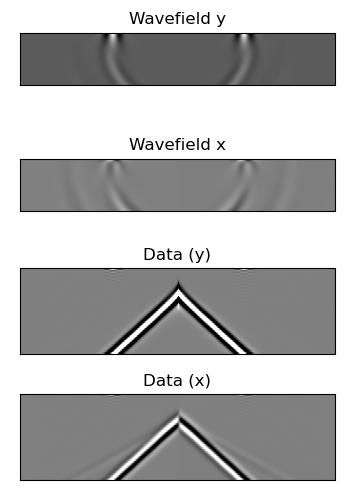

Python code for this plot:
import matplotlib.pyplot as plt
import torch

import deepwave

ny = 100
nx = 300
vp = 1500 * torch.ones(ny, nx)
vs = 1000 * torch.ones(ny, nx)
rho = 2200 * torch.ones(ny, nx)

x_r_y = torch.zeros(1, nx - 1, 2, dtype=torch.long)
x_r_y[0, :, 1] = torch.arange(nx - 1)
x_r_x = torch.zeros(1, nx, 2, dtype=torch.long)
x_r_x[0, :, 1] = torch.arange(nx)
x_r_x[0, :, 0] = 1

out = deepwave.elastic(
    *deepwave.common.vpvsrho_to_lambmubuoyancy(vp, vs, rho),
    grid_spacing=2,
    dt=0.004,
    source_amplitudes_y=(
        deepwave.wavelets.ricker(25, 50, 0.004, 0.06).reshape(1, 1, -1)
    ),
    source_locations_y=torch.tensor([[[0, nx // 2]]]),
    receiver_locations_y=x_r_y,
    receiver_locations_x=x_r_x,
    pml_width=[0, 20, 20, 20],
)

_, ax = plt.subplots(4, figsize=(3.5, 5), sharey=True, sharex=True)
ax[0].imshow(out[0][0, :-20, 20:-20], cmap="gray")
ax[0].set_title("Wavefield y")
ax[0].set_xticks([])
ax[0].set_yticks([])
ax[1].imshow(out[1][0, :-20, 20:-20], cmap="gray")
ax[1].set_title("Wavefield x")
ax[1].set_xticks([])
ax[1].set_yticks([])
ax[2].imshow(out[-2][0].T, cmap="gray", aspect="auto", vmin=-1e-8, vmax=1e-8)
ax[2].set_title("Data (y)")
ax[2].set_xticks([])
ax[2].set_yticks([])
ax[3].imshow(out[-1][0].T, cmap="gray", aspect="auto", vmin=-1e-8, vmax=1e-8)
ax[3].set_title("Data (x)")
ax[3].set_xticks([])
ax[3].set_yticks([])
plt.tight_layout()
plt.savefig("example_elastic_groundroll.jpg")
